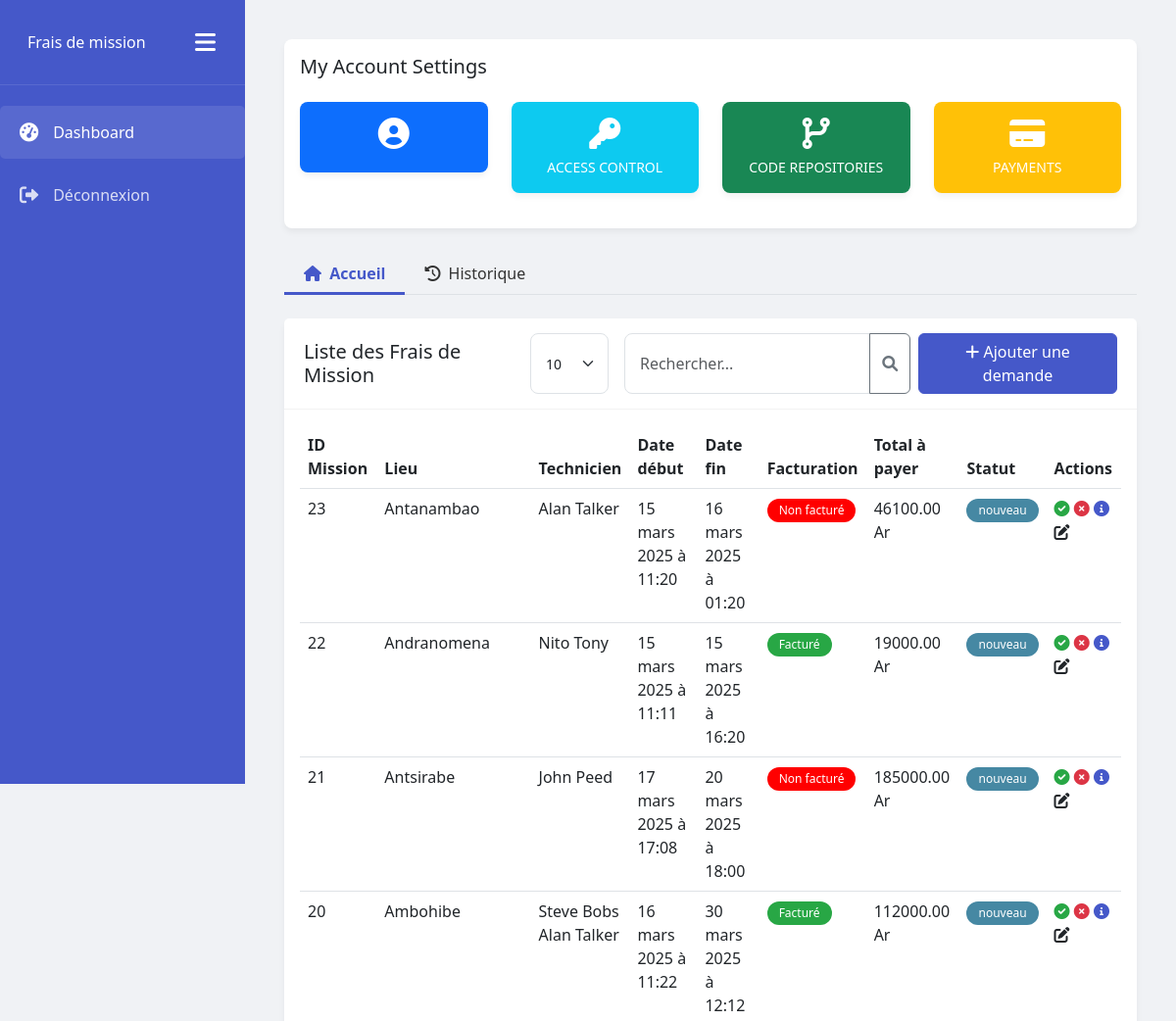
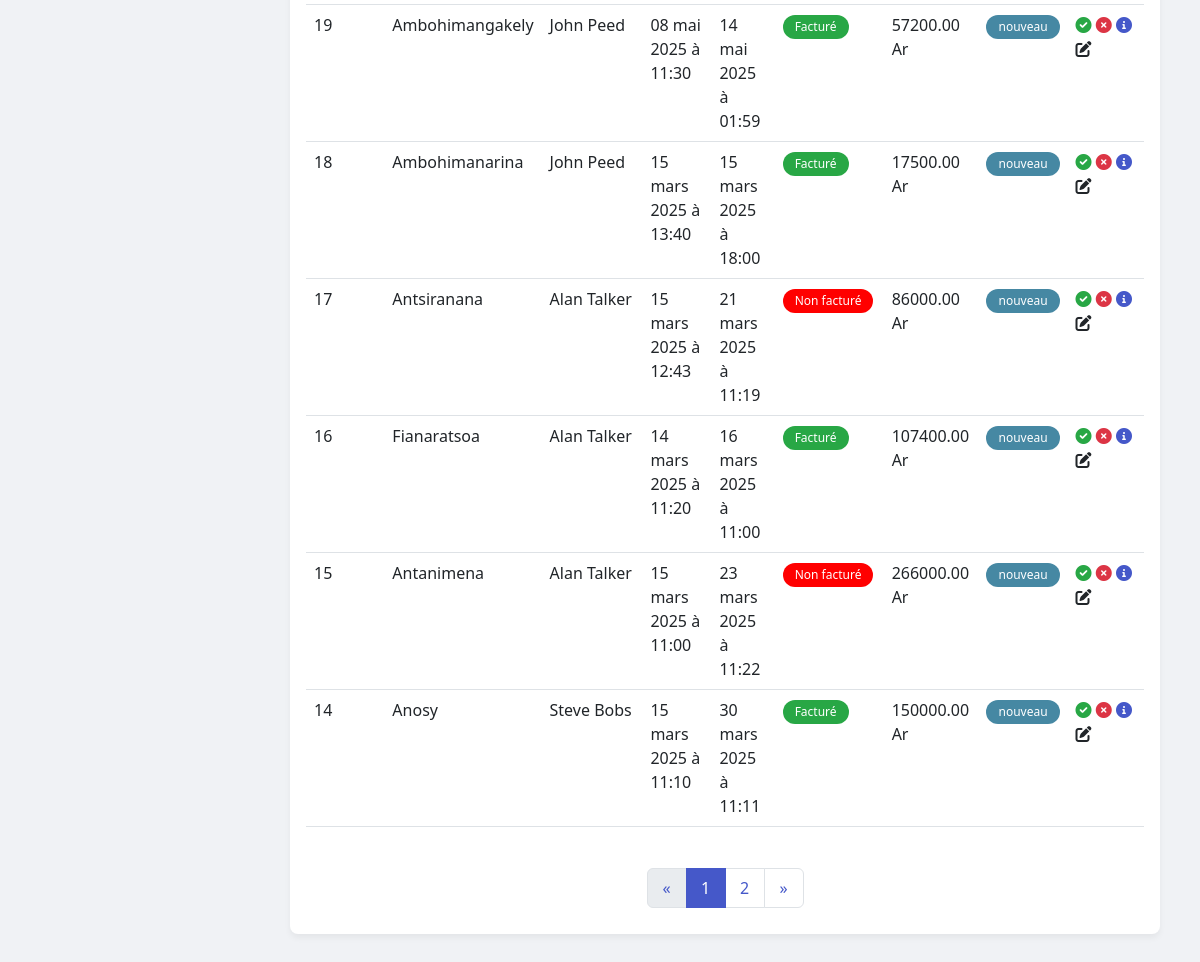
The app's page /, older data (2 pictures, top to bottom).
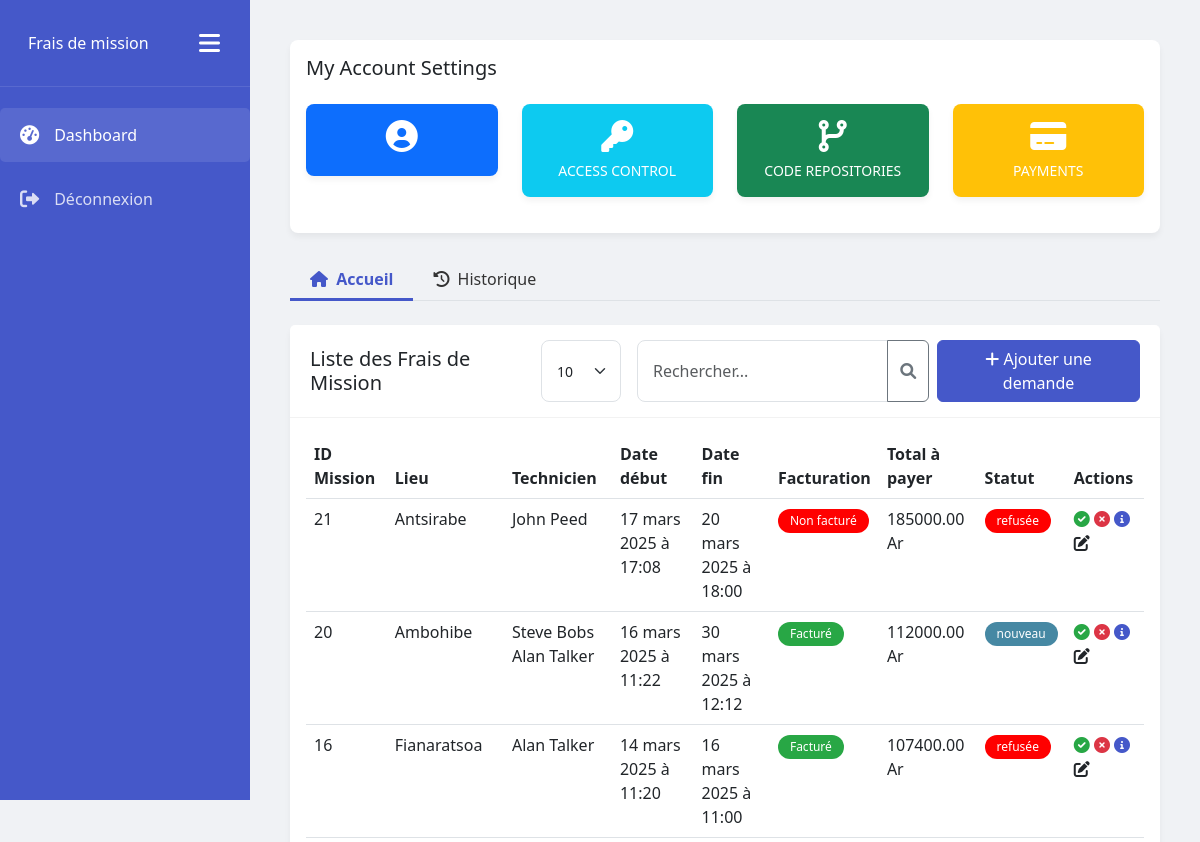
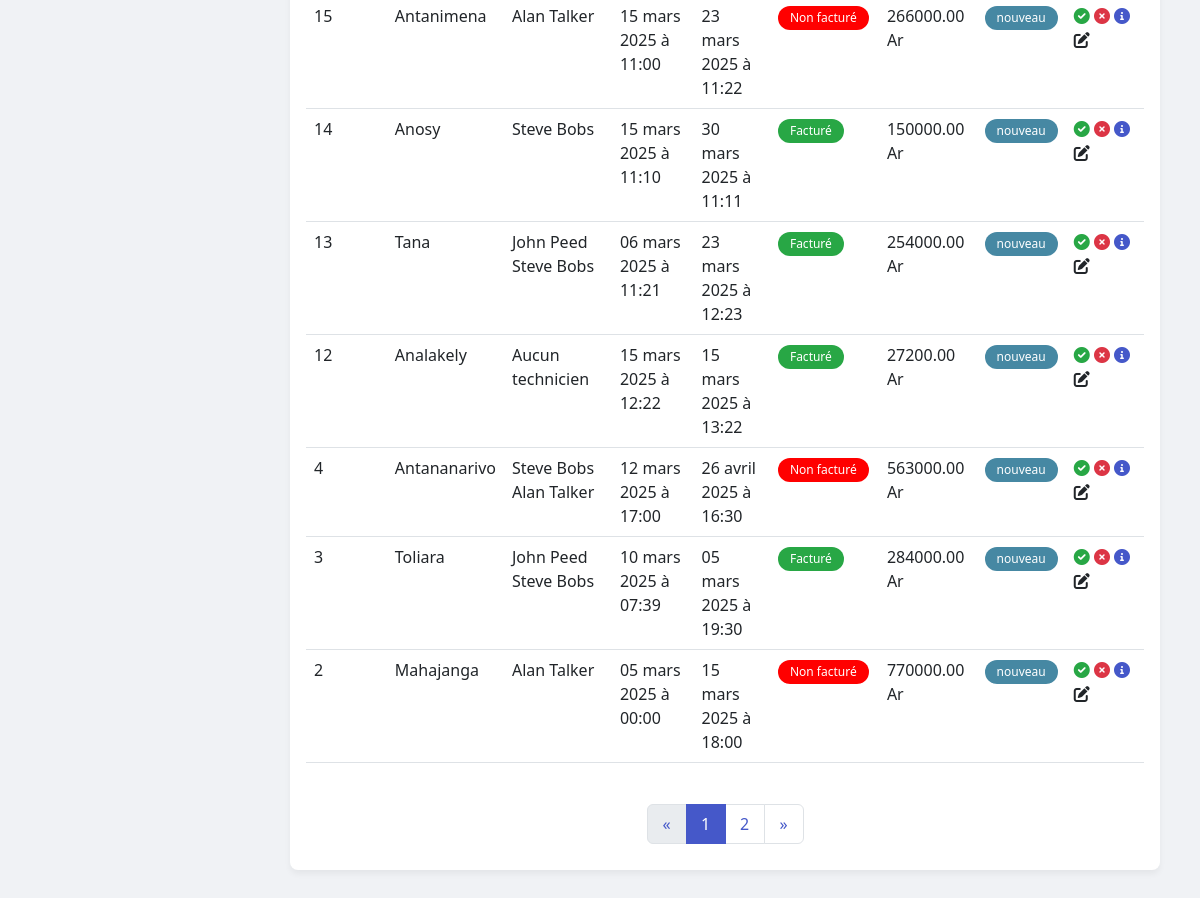
The same page, newer data (2 pictures, top to bottom).
### fdm_app/models.py (models this page shows, shortened)
class Mission(models.Model):
    techniciens = models.ManyToManyField(Technician, related_name="missions")
    mission_details = models.TextField(
        help_text='details de la mission',
        verbose_name='Mission Details'
    )
    start_date = models.DateField(
        help_text='date de debut de la mission',
        verbose_name='Start Date'
    )
    start_hour = models.TimeField(
        help_text='heure de debut de la mission',
        verbose_name='Start Hour'
    )
    end_date = models.DateField(
        help_text='date de fin de la mission',
        verbose_name='End Date'
    )
    end_hour = models.TimeField(
        help_text='heure de fin de la mission',
        verbose_name='End Hour'
    )
    location = models.CharField(
        max_length=50,
        help_text='lieu de la mission'
    )
    facturation = models.BooleanField(
        help_text='facturation de la mission, facturee ou non',
        verbose_name='Facturation'
    )
    STATUS_CHOICES = [
        ('NEW', 'New'),
        ('REFUSED', 'Refused'),
        ('VALIDATED', 'Validated'),
    ]
    status = models.CharField(
        max_length=10,
        choices=STATUS_CHOICES,
        default='NEW',
        verbose_name='Status',
        help_text='Statut de la mission'
    )
    refusal_reason = models.TextField(
        blank=True,
        null=True,
        verbose_name='Refusal Reason',
        help_text='Motif de refus de la mission'
    )

class Technician(models.Model):
    first_name = models.CharField(
        max_length=50,
        help_text='nom du technicien'
    )
    last_name = models.CharField(
        max_length=50,
        help_text='prenom du technicien'
    )

class Expense(models.Model):
    mission = models.ForeignKey(Mission, on_delete=models.CASCADE, related_name="depenses")
    hosting_days = models.IntegerField(
        help_text='nombre de jours de sejour',
        default=0.0,
    )
    overnight_rate = models.DecimalField(
        max_digits=10,
        decimal_places=2,
        default=0.00,
        help_text='tarif nuitée'
    )
    total_hosting = models.DecimalField(
        max_digits=10,
        decimal_places=2,
        help_text=' pris total de séjour',
        editable = False
    )
    meal_costs = models.DecimalField(
        max_digits=10,
        decimal_places=2,
        help_text='prix des repas',
    )
    total_meal_costs = models.DecimalField(
        max_digits=10,
        decimal_places=2,
        help_text='prix total des repas',
        editable = False,
        default=0.00,
    )
    transport = models.CharField(
        max_length=100,
        help_text='transport',
    )
    shipping_costs = models.DecimalField(
        max_digits=10,
        decimal_places=2,
        help_text='frais de transport',
    )
    various_expenses_details = models.CharField(
        max_length=100,
        help_text='divers frais',
    )
    various_expenses_price = models.DecimalField(
        max_digits=10,
        decimal_places=2,
        help_text='prix des divers frais',
    )
    total_expenses = models.DecimalField(
        max_digits=10,
        decimal_places=2,
        help_text='prix total des frais',
        editable = False,
        default=0.00,
    )

### fdm_app/views.py (the view, shortened to what this page needs)
# urls.py: path('', MissionListView.as_view(), name='missions'),
class MissionListView(View):
    def get(self, request, *args, **kwargs):
        all_missions = Mission.objects.exclude(status='VALIDATED').order_by('-id')
        search_query = request.GET.get('search', '')
        if search_query:
            all_missions = MissionSearchUtils.filter_missions(all_missions, search_query)
        missions = PaginationUtils.paginate_queryset(all_missions, request)
        technicians = Technician.objects.all()
        context = {
            'missions': missions,
            'technicians': technicians,
            'active_tab': 'missions'  # Pour le style lorsqu'on clique sur historique ou accueil
        }
        return render(request, 'index.html', context)

### fdm_app/views.py (called while the page is built)
    @staticmethod
    def paginate_queryset(queryset, request, per_page_default=10):
        per_page = request.GET.get('per_page', per_page_default)
        try:
            per_page = int(per_page)
        except (ValueError, TypeError):
            per_page = per_page_default
        paginator = Paginator(queryset, per_page)
        page = request.GET.get('page', 1)
        try:
            paginated_queryset = paginator.page(page)
        except PageNotAnInteger:
            paginated_queryset = paginator.page(1)
        except EmptyPage:
            paginated_queryset = paginator.page(paginator.num_pages)
        return paginated_queryset

### fdm_app/templates/index.html (shortened to what the changed rows need)
 {% extends 'base.html' %}
 {% block content %}
<body>
  <div class="main-content">
    <div class="card mb-4">
      <div class="card-body fade-in">
        <div class="table-responsive">
          <table class="table table-hover">
            <thead>
              <tr>
                <th>ID Mission</th>
                <th>Lieu</th>
                <th>Technicien</th>
                <th>Date début</th>
                <th>Date fin</th>
                <th>Facturation</th>
                <th>Total à payer</th>
                <th>Statut</th>
                <th>Actions</th>
              </tr>
            </thead>
            <tbody>
              {% for mission in missions %}
              <tr>
                <td> {{ mission.id }} </td>
                <td>{{ mission.location }}</td>
                <td>
                  {% for technicien in mission.techniciens.all %}
                    {{ technicien.first_name }} {{ technicien.last_name }}<br>
                  {% empty %}
                    Aucun technicien
                  {% endfor %}
                </td>
                <td>{{ mission.start_date|date:"d F Y" }} à {{ mission.start_hour|time:"H:i" }} </td>
                <td>{{ mission.end_date|date:"d F Y" }} à {{ mission.end_hour|time:"H:i" }}</td>
                {% if mission.facturation %}
                <td><span class="badge badge-billed" style="background-color:#28a745;">Facturé</span></td>
                {% else %}
                <td><span class="badge badge-not-billed" style="background-color:red;">Non facturé</span></td>
                {% endif %}
                {% for expense in mission.depenses.all %}
                <td> {{ expense.total_expenses }} Ar </td>
                {% endfor %}
                <td>
                  {% if mission.status == "NEW" %}
                    <span class="badge badge-new" style="background-color:#4688A3">nouveau</span>
                  {% elif mission.status == "REFUSED" %}
                    <span class="badge badge-refused" style="background-color: red;">refusée</span>
                  {% elif mission.status == "VALIDATED" %}
                    <span class="badge badge-validated" style="background-color: green;">validée</span>
                  {% endif %}
                </td>
                <td class="action-icons">
                  <i class="fas fa-check-circle validate"
                    data-bs-toggle="modal"
                    data-bs-target="#validateModal"
                    data-mission-id="{{ mission.id }}"
                    title = "Valider" >
                  </i>
                  <i class="fas fa-times-circle refuse"
                     data-bs-toggle="modal"
                     data-bs-target="#refuseModal"
                     data-mission-id = "{{ mission.id }}"
                     title = "Refuser">
                  </i>
                  <i class="fas fa-info-circle details"
                  data-bs-toggle="modal"
                  data-bs-target="#detailModal{{ mission.id }}"
                  title="Détails">
                   </i>
                   <i class="fas fa-edit edit"
                     data-bs-toggle="modal"
                     data-bs-target="#editMissionModal{{ mission.id }}"
                     title="Modifier">
                  </i>
                </td>
              {% endfor %}
            </tbody>
          </table>
        </div>
        <div class="pagination-container">
          <nav aria-label="Page navigation">
            <ul class="pagination">
              {% for num in missions.paginator.page_range %}
                {% if missions.number == num %}
                  <li class="page-item active">
                    <a class="page-link" href="?page={{ num }}{% if request.GET.search %}&search={{ request.GET.search }}{% endif %} ">
                      {{ num }}
                    </a>
                  </li>
                {% elif num > missions.number|add:'-3' and num < missions.number|add:'3' %}
                  <li class="page-item"><a class="page-link" href="?page={{ num }}{% if request.GET.search %}&search={{ request.GET.search }}{% endif %}">{{ num }}</a></li>
                {% endif %}
              {% endfor %}
            </ul>
          </nav>
        </div>
</body>
</html>
{% endblock %}

Row changes from the older to the newer data that the page shows:
no longer on this page (row edited): Mission: id "23", location "Antanambao", start_date "15 mars 2025", start_hour "11:20", end_date "16 mars 2025", end_hour "01:20", facturation "Non facturé", status "nouveau", Technician (first_name "Alan", last_name "Talker")
no longer on this page (row edited): Expense: total_expenses "46100.00", shown under "23"
no longer on this page (row edited): Mission: id "22", location "Andranomena", start_date "15 mars 2025", start_hour "11:11", end_date "15 mars 2025", end_hour "16:20", facturation "Facturé", status "nouveau"
no longer on this page (row unchanged): Technician: first_name "Nito", last_name "Tony", shown under "22"
no longer on this page (row edited): Expense: total_expenses "19000.00", shown under "22"
no longer on this page (row edited): Mission: id "19", location "Ambohimangakely", start_date "08 mai 2025", start_hour "11:30", end_date "14 mai 2025", end_hour "01:59", facturation "Facturé", status "nouveau", Technician (first_name "John", last_name "Peed")
no longer on this page (row unchanged): Expense: total_expenses "57200.00", shown under "19"
no longer on this page (row edited): Mission: id "18", location "Ambohimanarina", start_date "15 mars 2025", start_hour "13:40", end_date "15 mars 2025", end_hour "18:00", facturation "Facturé", status "nouveau", Technician (first_name "John", last_name "Peed")
no longer on this page (row unchanged): Expense: total_expenses "17500.00", shown under "18"
no longer on this page (row edited): Mission: id "17", location "Antsiranana", start_date "15 mars 2025", start_hour "12:43", end_date "21 mars 2025", end_hour "11:19", facturation "Non facturé", status "nouveau", Technician (first_name "Alan", last_name "Talker")
no longer on this page (row unchanged): Expense: total_expenses "86000.00", shown under "17"
changed Mission "Antsirabe": status "nouveau" → "refusée"
changed Mission "Fianaratsoa": status "nouveau" → "refusée"
now on this page (row unchanged): Mission: id "13", location "Tana", start_date "06 mars 2025", start_hour "11:21", end_date "23 mars 2025", end_hour "12:23", facturation "Facturé", status "nouveau", Technician (first_name "John", last_name "Peed"), Technician (first_name "Steve", last_name "Bobs")
now on this page (row edited): Expense: total_expenses "254000.00", shown under "13"
now on this page (row unchanged): Mission: id "12", location "Analakely", start_date "15 mars 2025", start_hour "12:22", end_date "15 mars 2025", end_hour "13:22", facturation "Facturé", status "nouveau"
now on this page (row unchanged): Expense: total_expenses "27200.00", shown under "12"
now on this page (row unchanged): Mission: id "4", location "Antananarivo", start_date "12 mars 2025", start_hour "17:00", end_date "26 avril 2025", end_hour "16:30", facturation "Non facturé", status "nouveau", Technician (first_name "Steve", last_name "Bobs"), Technician (first_name "Alan", last_name "Talker")
now on this page (row unchanged): Expense: total_expenses "563000.00", shown under "4"
now on this page (row unchanged): Mission: id "3", location "Toliara", start_date "10 mars 2025", start_hour "07:39", end_date "05 mars 2025", end_hour "19:30", facturation "Facturé", status "nouveau", Technician (first_name "John", last_name "Peed"), Technician (first_name "Steve", last_name "Bobs")
now on this page (row unchanged): Expense: total_expenses "284000.00", shown under "3"
now on this page (row unchanged): Mission: id "2", location "Mahajanga", start_date "05 mars 2025", start_hour "00:00", end_date "15 mars 2025", end_hour "18:00", facturation "Non facturé", status "nouveau", Technician (first_name "Alan", last_name "Talker")
now on this page (row unchanged): Expense: total_expenses "770000.00", shown under "2"
